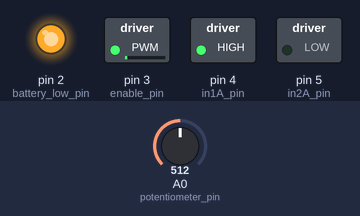
A sketch run on a simulated Arduino Uno, built with avr-gcc and run on an emulated ATmega328P. Shown: switched loads named in the sketch (green lamp = pin HIGH), output pins drawn as LEDs (lit = HIGH). The test bench sets the inputs (shaded band); at power-on: A0 (potentiometer_pin) = 512. What the sketch prints to the serial monitor is not drawn.

Above: at 1.2 s.
1.3 s: A0 (potentiometer_pin) set to 984
2.8 s: A0 (potentiometer_pin) set to 1010
Timing chart, 0 to 5.8 s (numbered marks = the images above; inputs shaded):
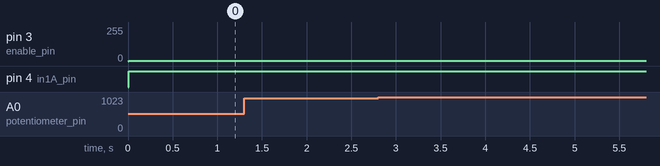

The sketch:

Keepr_firmware.ino
```cpp
/*
* Title: Keepr firmware v01
*
* Author: Simon
*
* Date: Aug 23 2021
*
*/
#include <Arduino.h>
#include <avr/sleep.h>
#include <avr/power.h>

#define potentiometer_pin A0 // reads the potentiomenter input
#define battery_voltage_pin A1 // reads the battery level voltage
#define battery_low_pin 2 // connects to rgb led to show when battery is low
#define enable_pin 3  // should be a pwm pin
#define in1A_pin 4
#define in2A_pin 5

float pot_val = 0;
int mapped_pot_val = 0;

float calibration_voltage = 4.029; // Voltage when battery is fully charged
float R1 = 20000;
float R2 = 10000;
float voltage_raw_val = 0.00;
float voltage_out = 0.00;
float battery_voltage = 0.00;
float correction_factor = 0.13;
float charge_ok = 3.3; // 20% - 100%
float alert = 3.1;


void setup() {
  Serial.begin(9600);
  Serial.println("Keepr Version 1 tests!");
  // Initializes the pins as Outputs
  pinMode(battery_low_pin, OUTPUT);
  pinMode(enable_pin, OUTPUT);
  pinMode(in1A_pin, OUTPUT);
  pinMode(in2A_pin, OUTPUT);
  digitalWrite(battery_low_pin,HIGH); // ensures bat low indicator is off at start
}

void loop() {
power_management(); // Invoked Function puts software based measures to optimize powwer consumption
motor_control(); // function controls the motor based on pot input
}

void take_readings(){
  pot_val = analogRead(potentiometer_pin);
  mapped_pot_val = map(potentiometer_pin, 0,1023, 0, 255);
  Serial.print("Raw Pot Val is:");
  Serial.println(pot_val);
  Serial.print("Mapped Pot Val is:");
  Serial.println(pot_val);
}

void motor_control(){
  take_readings();
  digitalWrite(in1A_pin, HIGH);
  digitalWrite(in2A_pin, LOW);
  analogWrite(enable_pin, mapped_pot_val);
}


void check_battery_voltage(){
      voltage_raw_val = analogRead(battery_voltage_pin);
      voltage_out = (voltage_raw_val * 5) / 1024;
      battery_voltage = voltage_out / (R2/(R1+ R2)) - correction_factor;
      Serial.print("Measured Voltage is: ");
      Serial.print(battery_voltage);
      Serial.println("V");
  }

// shows battery is low
void check_battery_low(){
  check_battery_voltage();
    if(battery_voltage <= alert){
        digitalWrite(battery_low_pin,LOW); // Red led stays on!
      } else {
        digitalWrite(battery_low_pin,HIGH); // Red led stays Off!
      }
}

void power_management()
{
  // turn off brown-out enable in software
  MCUCR = bit(BODS) | bit(BODSE);
  MCUCR = bit(BODS);

  interrupts(); // guarantees next instruction executed

  // Turns off I2C
  power_twi_disable(); // TWI (I2C)

  // Turns off unused timers
  power_timer1_disable(); // Timer 1

    // turn off brown-out enable in software
  MCUCR = bit(BODS) | bit(BODSE);
  MCUCR = bit(BODS);
  sleep_cpu();

  // cancel sleep as a precaution
  sleep_disable();
  interrupts(); // guarantees next instruction executed
}
```

Measured:
- after the input at 1.3 s, every drawn part: stays the same
- after the input at 2.8 s, every drawn part: stays the same
